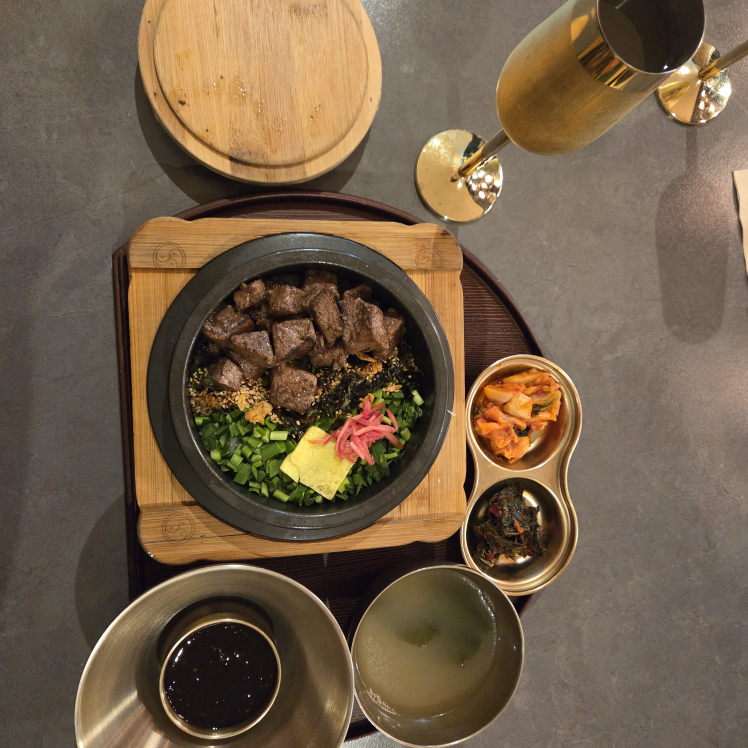
#> input picture opencv/pjr02/imange/test2.jpg, 2992 x 2992 px (shown at 1/4 size)
$ python main.py
#> lines starting #> are read from the running program, lines starting #| are printed output that depends on the picture
import cv2
import numpy as np

pixel = [100,100,100]
row = []
col = []
matrix = np.full((300,300,3), (100,100,255),dtype=np.uint8)
#matrix[100:200,100:200] = (0,0,0)
#cv2.circle(matrix,(100,200),50,(100,100,100),5)

img = cv2.imread("imange/test2.jpg")
#> img is the input picture: shape (2992, 2992, 3); mean B, G, R 73.2, 95.5, 115
img = cv2.resize(img,(500,500))
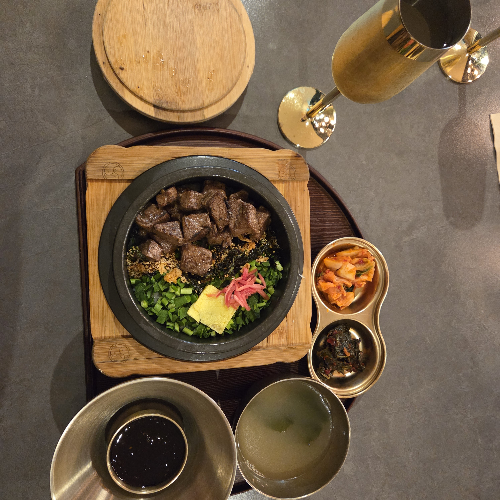
#> img: shape (500, 500, 3); mean B, G, R 73.1, 95.4, 114.9
img2 = cv2.circle(img,(350,270),40,(0,255,0),5)
img3 = cv2.circle(img,(350,270),30,(255,0,0),5)
img4 = cv2.circle(img,(350,270),35,(0,0,255),5)
img5 = cv2.circle(img,(350,70),140,(0,0,255),5)
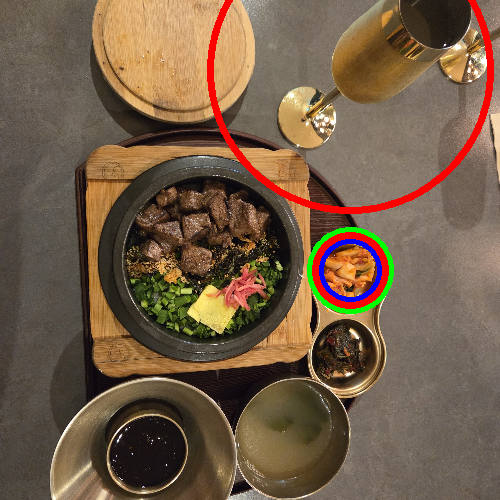
#> img5: shape (500, 500, 3); mean B, G, R 71.5, 93.2, 116
img6 = cv2.circle(img,(207,258),85,(255,0,0),5)
img7 = cv2.circle(img,(174,37),80,(255,0,0),5)
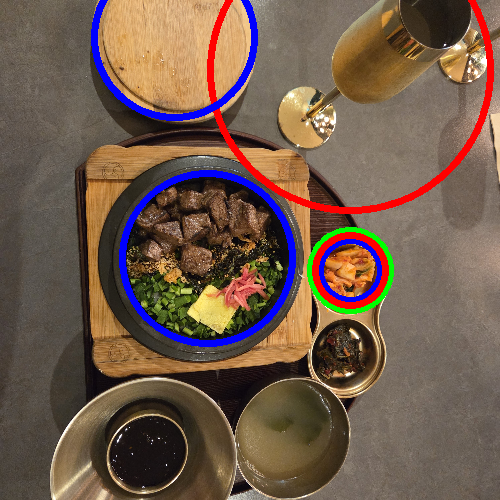
#> img7: shape (500, 500, 3); mean B, G, R 76, 91.1, 113.4
cv2.imwrite("test123.jpg",img)
# cv2.imwrite("imange/result.png",matrix)
cv2.imshow("img", img)
cv2.waitKey(0)
cv2.destroyAllWindows()
